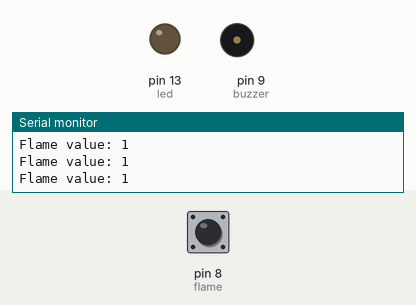
A sketch run on a simulated Arduino Uno, built with avr-gcc and run on an emulated ATmega328P. Parts: output pins drawn as LEDs (lit = HIGH), buzzer (waves = sounding, pin HIGH), the last lines printed to the serial monitor. Dashed ring = blinking. Inputs (shaded band) come from the test bench; at power-on: pin 8 (flame) HIGH.

Above: at 1.2 s.
1.3 s: pin 8 (flame) driven LOW
At 1.7 s:
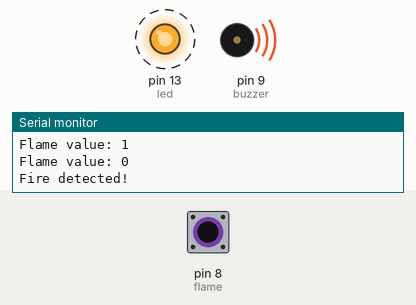
4.3 s: pin 8 (flame) driven HIGH
At 5.1 s:
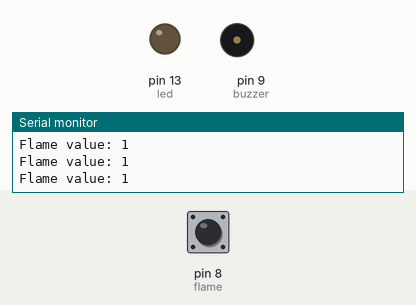
7.3 s: pin 8 (flame) pulsed LOW 5 times (0.12 s each, 0.3 s apart)
At 7.7 s:
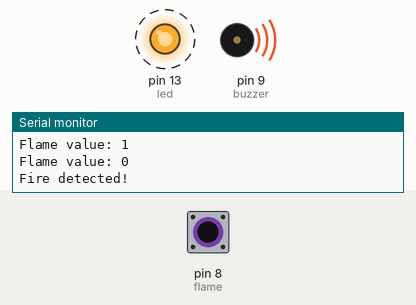
11.8 s: pin 8 (flame) pulsed LOW 2 times (0.12 s each, 0.3 s apart)
At 12.2 s:
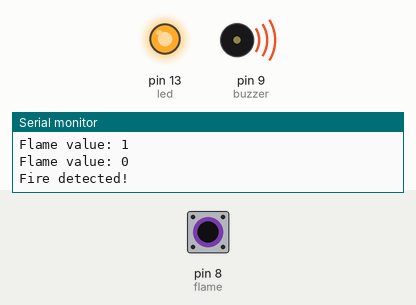
Timing chart, 0 to 14.8 s (numbered marks = the images above; inputs shaded):
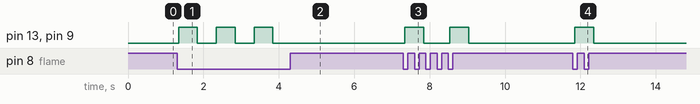

Measured:
- after the input at 1.3 s, pin 13 (led), pin 9 (buzzer): alternates HIGH for 0.50 s and LOW for 0.50 s, starting at once
- after the input at 4.3 s, pin 13 (led), pin 9 (buzzer): stops changing and stays LOW
- after the input at 7.3 s, pin 13 (led), pin 9 (buzzer): alternates HIGH for 0.50 s and LOW for 0.70 s, 4 changes in all, then stays LOW, starting at once
- after the input at 11.8 s, pin 13 (led), pin 9 (buzzer): LOW → HIGH after 0.05 s, → LOW 0.50 s later

The sketch:

fire_alaram_and_buzzer.ino
```cpp
int flame = 8;
int buzzer = 9;
int led = 13;
int flamevalue;

void setup() {
  pinMode(flame, INPUT);
  pinMode(led, OUTPUT);
  pinMode(buzzer, OUTPUT);

  Serial.begin(9600);
  Serial.println("Fire alarm system started.");
}

void loop() {
  flamevalue = digitalRead(flame);
  Serial.print("Flame value: ");
  Serial.println(flamevalue);

  if (flamevalue == 0) {
    Serial.println("Fire detected!");

    digitalWrite(buzzer, HIGH);
    digitalWrite(led, HIGH);
    delay(500);

    digitalWrite(buzzer, LOW);
    digitalWrite(led, LOW);
    delay(500);
  } else {
    digitalWrite(buzzer, LOW);
    digitalWrite(led, LOW);
  }

  //delay(100);
}
```
